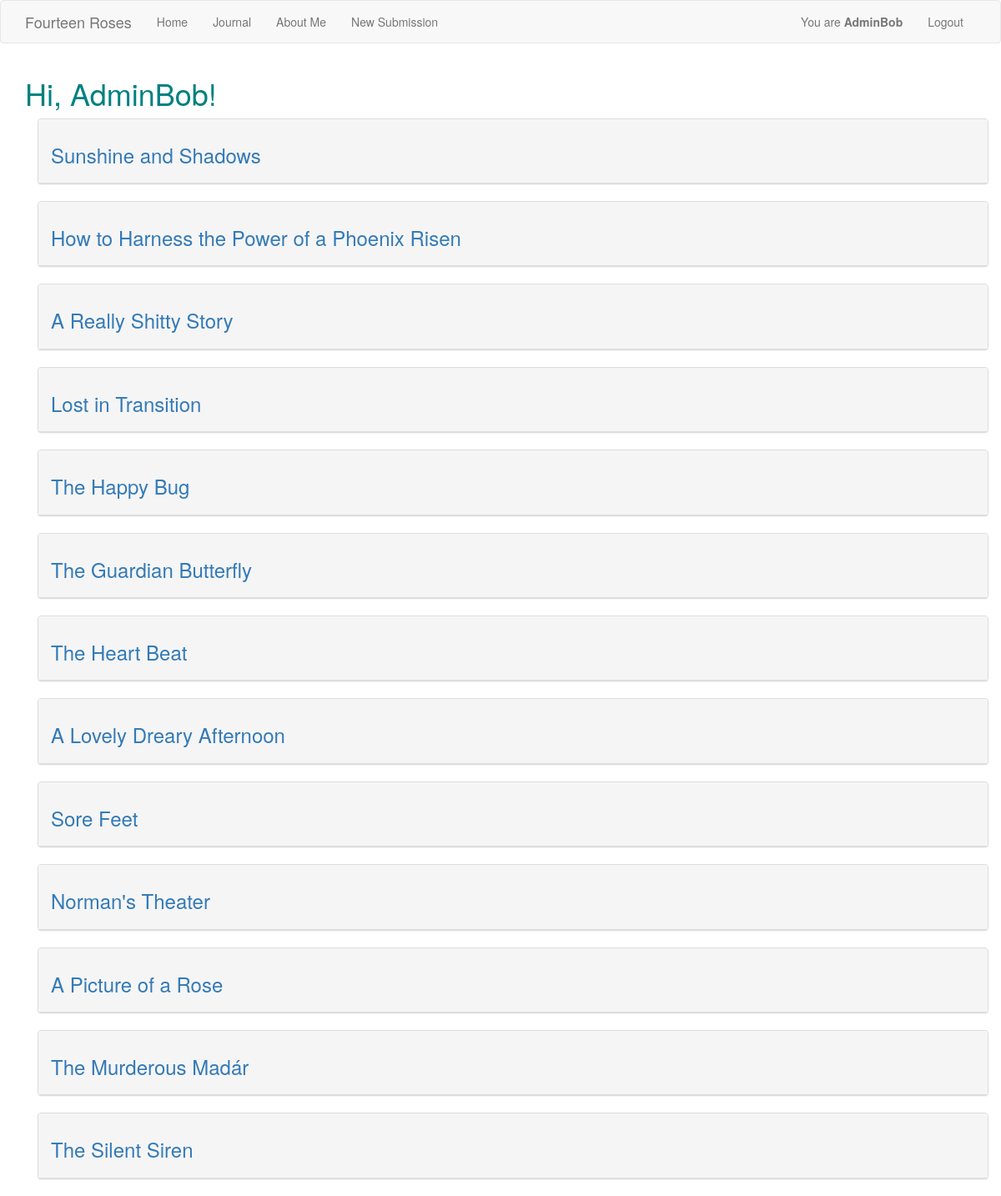
The app's page /index (signed in) with its own data.
### app/models.py (models this page shows, shortened)
class User(UserMixin, db.Model):
    __tablename__ = 'user'
    id = db.Column(db.Integer, primary_key=True)
    username = db.Column(db.String(64), index=True, unique=True)
    email = db.Column(db.String(120), index=True, unique=True)
    password_hash = db.Column(db.String(128))
    posts = db.relationship('Post', back_populates='author',)
    story_posts = db.relationship('StoryPost', back_populates='author',)

class StoryPost(db.Model):
    __tablename__ = 'storypost'
    id = db.Column(db.Integer, primary_key=True)
    title = db.Column(db.String(50))
    body = db.Column(db.String())
    timestamp = db.Column(db.DateTime, index=True, default=datetime.utcnow)
    user_id = db.Column(db.Integer, db.ForeignKey('user.id'))
    author = db.relationship('User', back_populates='story_posts',)
    comments = db.relationship('Post', back_populates='story',)

### app/routes.py (the view)
@app.route('/index')
def index():
    posts = StoryPost.query.all()
    for x in posts:
        if x.title == 'Announcments':
            posts.remove(x)
    posts = reversed(posts)
    return render_template("index.html", title='Journal', posts=posts, current_user=current_user,)

### app/models.py (called while the page is built)
@login.user_loader
def load_user(user_id):
    return User.query.get(int(user_id))

### app/templates/index.html (shortened to what this page needs)
{% extends "base.html" %}
{% block app_content %}
    {% if current_user.is_anonymous %}
    <h1>Writing Journal Entries</h1>
    {% else %}
    <h1>Hi, {{ current_user.username }}!</h1>
    {% endif %}
    {% for post in posts %}
        {% include 'post/_storypost.html' %}
    {% endfor %}
{% endblock %}

### app/templates/base.html (shortened to what this page needs)
<!DOCTYPE html>
<html lang="en">
{% extends 'bootstrap/base.html' %}
{% block styles %}
    {{ super() }}
{% endblock %}
{% block navbar %}
    <nav class="navbar navbar-default">
        <div class="container">
            <div class="navbar-header">
                <a class="navbar-brand" href="{{ url_for('index') }}">Fourteen Roses</a>
            </div>
            <div class="collapse navbar-collapse" id="bs-navbar-collapse-screen">
                <ul class="nav navbar-nav">
                    <li><a href="{{ url_for('home') }}">Home</a></li>
                </ul>
                <ul class="nav navbar-nav">
                    <li><a href="{{ url_for('index') }}">Journal</a></li>
                </ul>
                <ul class="nav navbar-nav">
                    <li><a href="{{ url_for('about_me') }}">About Me</a></li>
                </ul>
                <ul class="nav navbar-nav">
                    <li><a href="{{ url_for('submission') }}">New Submission</a></li>
                </ul>
                <ul class="nav navbar-nav navbar-right">
                    {% if current_user.is_anonymous %}
                    <li><a href="{{ url_for('login') }}">Login</a></li>
                    {% else %}
                    <li><a>You are <strong>{{ current_user.username }}</strong></a></li>
                    <li><a href="{{ url_for('logout') }}">Logout</a></li>
                    {% endif %}
                </ul>
            </div>
        </div>
    </nav>
{% endblock %}
{% block content %}
    <div class="container">
        {% block app_content %}{% endblock %}
    </div>
{% endblock %}

### app/templates/post/_storypost.html
<div class=container>
        <div class="panel panel-default">
            <div class="panel-heading"><h3><a href="{{ url_for('story', title=post.title) }}">
                {{ post.title }}</a></h3></div>
        </div>
</div>

### app/templates/index.html (style rules this page uses)
h1 { color: teal }

### records on screen
User: username "AdminBob"
StoryPost: title "Sunshine and Shadows"
StoryPost: title "How to Harness the Power of a Phoenix Risen"
StoryPost: title "A Really Shitty Story"
StoryPost: title "Lost in Transition"
StoryPost: title "The Happy Bug"
StoryPost: title "The Guardian Butterfly"
StoryPost: title "The Heart Beat"
StoryPost: title "A Lovely Dreary Afternoon"
StoryPost: title "Sore Feet"
StoryPost: title "Norman's Theater"
StoryPost: title "A Picture of a Rose"
StoryPost: title "The Murderous Madár"
StoryPost: title "The Silent Siren"
